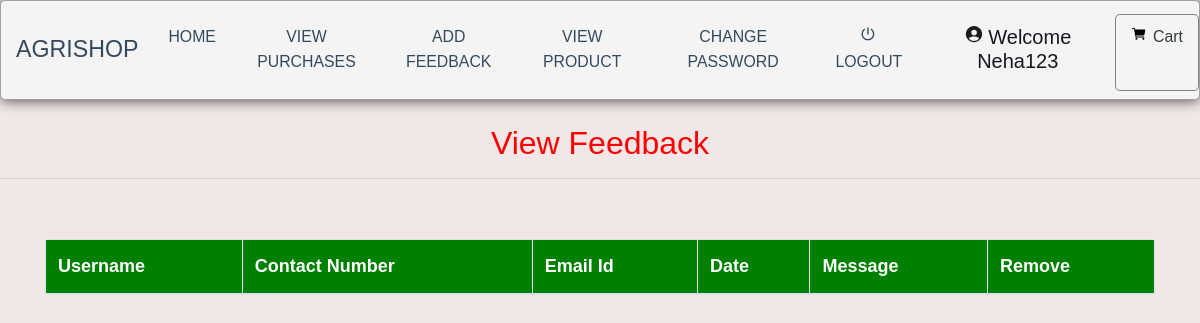
/view_feedback (signed in), run on an earlier commit of the app's database.
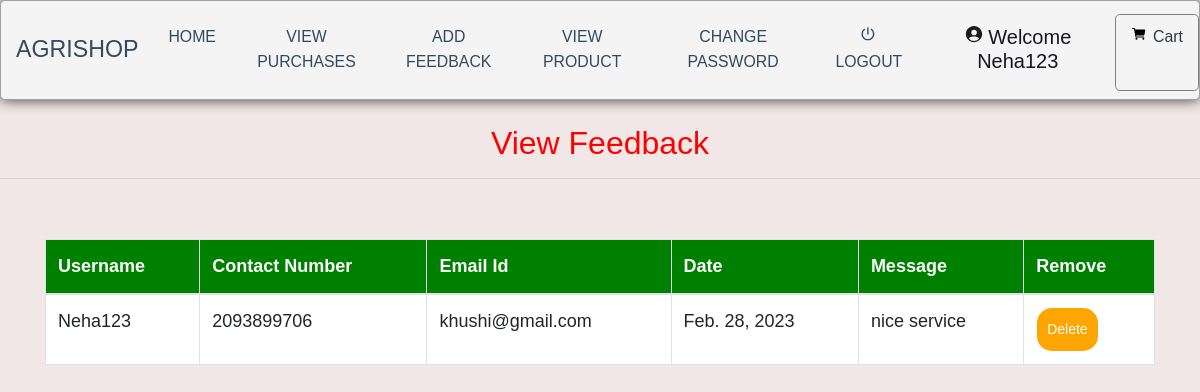
And on a later commit of the database.
### grocery/models.py (models this page shows, shortened)
class Send_Feedback(models.Model):
    profile = models.ForeignKey(Profile, on_delete=models.CASCADE, null=True)
    message1 = models.TextField(null=True)
    date = models.CharField(max_length=30, null=True)

class Profile(models.Model):
    user = models.ForeignKey(User, on_delete=models.CASCADE, null=True)
    dob = models.DateField(null=True)
    city = models.CharField(max_length=30, null=True)
    address = models.CharField(max_length=50, null=True)
    contact = models.CharField(max_length=10, null=True)
    image = models.FileField(null=True)

### grocery/views.py (the view)
# urls.py: path('view_feedback', View_feedback, name='view_feedback'),
def View_feedback(request):
    if not request.user.is_authenticated:
        return redirect('login_admin')
    feed = Send_Feedback.objects.all()
    d = {'feed': feed}
    return render(request, 'view_feedback.html', d)

### grocery/templates/view_feedback.html (shortened to what this page needs)
{% extends 'navigation.html' %}
{% block body %}
<center><h2 style="color:red;margin-top:2%">View Feedback</h2></center><hr>
<div class="container" style="margin-top:5%">
<table class="table table-bordered" id="myTable" >
  <thead>
  <tr>
    <th>Username</th>
    <th>Contact Number</th>
      <th> Email Id</th>
    <th>Date</th>
      <th>Message</th>
    <th>Remove</th>
  </tr>
  </thead>
   <tbody>
    {% for i in feed %}
  <tr>
    <td>{{i.profile.user.username}}</td>
    <td>{{i.profile.contact}}</td>
      <td>{{i.profile.user.email}}</td>
      <td>{{i.date}}</td>
      <td>{{i.message1}}</td>
      <td><a href="{% url 'delete_feedback' i.id %}" onclick="return confirm('Are you sure?')"><button class="button button1">Delete</button></a></td>
  </tr>
    {% endfor %}
    </tbody>
</table>
</div>
{% endblock %}

What changed in the data, as far as the page shows it:
added Send_Feedback: profile.user.username "Neha123", profile.contact "2093899706", profile.user.email "khushi@gmail.com", date "Feb. 28, 2023", message1 "nice service"
